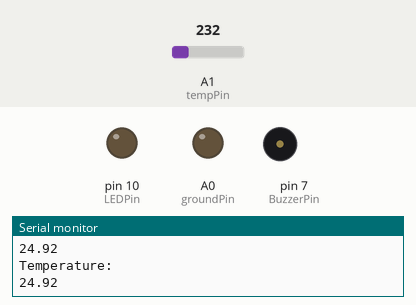
A sketch run on a simulated Arduino Uno, built with avr-gcc and run on an emulated ATmega328P. Parts: output pins drawn as LEDs (lit = HIGH), buzzer (waves = sounding, pin HIGH), the last lines printed to the serial monitor. The test bench sets the inputs (shaded band); at power-on: A1 (tempPin) = 232. Pins used as bus, display or sensor lines are not drawn.

Above: at 1.8 s.
1.9 s: A1 (tempPin) set to 261
3.4 s: A1 (tempPin) set to 297
At 4.6 s:
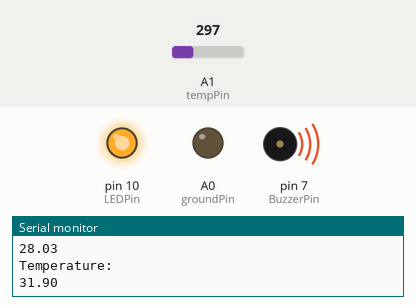
Timing chart, 0 to 6.4 s (numbered marks = the images above; inputs shaded):
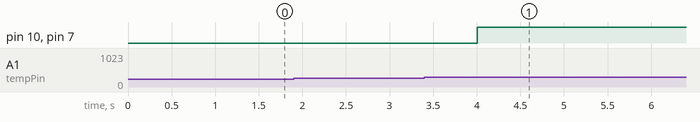

Measured:
- the behaviour switches between 279 and 280 on A1 (tempPin) (found by bisection; images 0 and 1)
- after the input at 3.4 s, pin 10 (LEDPin), pin 7 (BuzzerPin): LOW → HIGH after 0.60 s

The sketch:

7.TempWithBuzz.ino
```cpp
const int groundPin = A0; //Pin-3
const int powerpin = A2;  //Pin-1
int tempPin = A1; //Pin-2
const int LEDPin = 10;
const int BuzzerPin = 7;

float tempC;
float reading;

void setup() {
  // put your setup code here, to run once:
  Serial.begin(9600);
  pinMode(groundPin,OUTPUT);
  pinMode(powerpin,OUTPUT);
  pinMode(LEDPin,OUTPUT);
  pinMode(BuzzerPin,OUTPUT);
  digitalWrite(groundPin,LOW);
  digitalWrite(LEDPin,LOW);
  digitalWrite(BuzzerPin,LOW);
  digitalWrite(powerpin,HIGH);
  analogReference(INTERNAL);
  }

void loop() {
  // put your main code here, to run repeatedly:
  reading = analogRead(tempPin);
  tempC = reading/9.31;
  Serial.println("Temperature: ");
  Serial.println(tempC);
  if(tempC > 30.0){
    digitalWrite(BuzzerPin,HIGH);
    digitalWrite(LEDPin,HIGH);
  }
  delay(1000);
}
```
